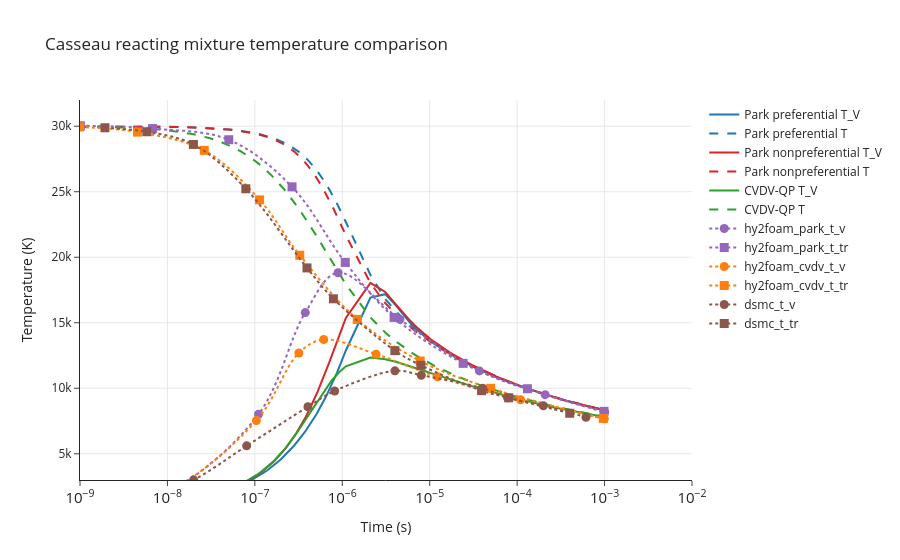
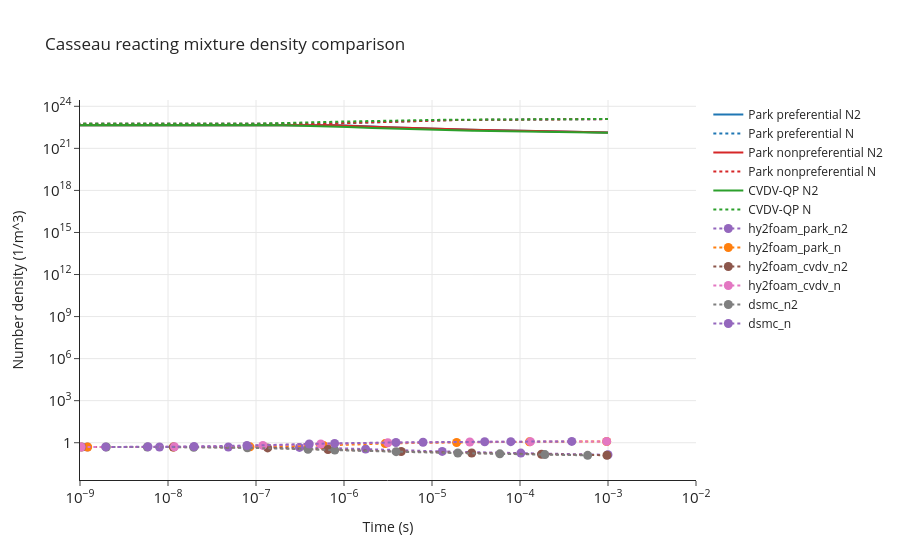

These figures' notebook cell, in order:
### Code cell
make_reacting_temperature_comparison_plot(
    results=reacting_noneq_results,
    reference_csv=RESULTS_DIR / "casseau_figure_3_5_temperature.csv",
    title="Casseau reacting mixture temperature comparison",
    yaxis_range=[3.0e3, 3.2e4],
    xaxis_range=[-9, -2],
)

make_reacting_density_comparison_plot(
    results=reacting_noneq_results,
    reference_csv=RESULTS_DIR / "casseau_figure_3_5_density.csv",
    title="Casseau reacting mixture density comparison",
    xaxis_range=[-9, -2],
)

### Figure 1 — Plotly figure (JSON) as saved in the notebook; plotly's stock layout.template omitted (floating-point values rounded to 4 significant figures; data arrays with more than 128 entries replaced by an {"elided": "..."} marker saying what was removed)
{"data": [{"line": {"color": "#1f77b4"}, "mode": "lines", "name": "Park preferential T_V", "type": "scatter", "x": {"elided": "1108 float values"}, "y": {"elided": "1108 float values"}}, {"line": {"color": "#1f77b4", "dash": "dash"}, "mode": "lines", "name": "Park preferential T", "type": "scatter", "x": {"elided": "1108 float values"}, "y": {"elided": "1108 float values"}}, {"line": {"color": "#d62728"}, "mode": "lines", "name": "Park nonpreferential T_V", "type": "scatter", "x": {"elided": "1108 float values"}, "y": {"elided": "1108 float values"}}, {"line": {"color": "#d62728", "dash": "dash"}, "mode": "lines", "name": "Park nonpreferential T", "type": "scatter", "x": {"elided": "1108 float values"}, "y": {"elided": "1108 float values"}}, {"line": {"color": "#2ca02c"}, "mode": "lines", "name": "CVDV-QP T_V", "type": "scatter", "x": {"elided": "1108 float values"}, "y": {"elided": "1108 float values"}}, {"line": {"color": "#2ca02c", "dash": "dash"}, "mode": "lines", "name": "CVDV-QP T", "type": "scatter", "x": {"elided": "1108 float values"}, "y": {"elided": "1108 float values"}}, {"line": {"dash": "dot", "shape": "spline", "smoothing": 1}, "marker": {"color": "#9467bd", "size": 9, "symbol": "circle"}, "mode": "markers+lines", "name": "hy2foam_park_t_v", "type": "scatter", "x": [1.255e-09, 1.016e-08, 1.101e-07, 3.773e-07, 8.946e-07, 4.557e-06, 3.7e-05, 0.000209, 0.001004], "y": [1237.0, 2138.0, 8019.0, 15770.0, 18820.0, 15260.0, 11330.0, 9512.0, 8180.0]}, {"line": {"dash": "dot", "shape": "spline", "smoothing": 1}, "marker": {"color": "#9467bd", "size": 9, "symbol": "square"}, "mode": "markers+lines", "name": "hy2foam_park_t_tr", "type": "scatter", "x": [1.01e-09, 6.766e-09, 5.033e-08, 2.663e-07, 1.081e-06, 3.914e-06, 2.411e-05, 0.0001312, 0.0009855], "y": [30030.0, 29820.0, 28970.0, 25370.0, 19600.0, 15410.0, 11900.0, 9965.0, 8240.0]}, {"line": {"dash": "dot", "shape": "spline", "smoothing": 1}, "marker": {"color": "#ff7f0e", "size": 9, "symbol": "circle"}, "mode": "markers+lines", "name": "hy2foam_cvdv_t_v", "type": "scatter", "x": [1.209e-09, 9.691e-09, 1.041e-07, 3.185e-07, 6.135e-07, 2.437e-06, 1.228e-05, 0.0001095, 0.0009953], "y": [1177.0, 2108.0, 7536.0, 12700.0, 13720.0, 12600.0, 10880.0, 9121.0, 7667.0]}, {"line": {"dash": "dot", "shape": "spline", "smoothing": 1}, "marker": {"color": "#ff7f0e", "size": 9, "symbol": "square"}, "mode": "markers+lines", "name": "hy2foam_cvdv_t_tr", "type": "scatter", "x": [9.912e-10, 4.539e-09, 2.638e-08, 1.133e-07, 3.262e-07, 1.484e-06, 7.777e-06, 4.972e-05, 0.0009673], "y": [29940.0, 29550.0, 28160.0, 24380.0, 20150.0, 15260.0, 12080.0, 9998.0, 7697.0]}, {"line": {"dash": "dot", "shape": "spline", "smoothing": 1}, "marker": {"color": "#8c564b", "size": 9, "symbol": "circle"}, "mode": "markers+lines", "name": "dsmc_t_v", "type": "scatter", "x": [2e-09, 6.141e-09, 1.995e-08, 8.059e-08, 4.05e-07, 8.18e-07, 3.999e-06, 8.007e-06, 4.034e-05, 7.778e-05, 0.0001994, 0.0006128], "y": [1296.0, 1686.0, 3012.0, 5605.0, 8590.0, 9795.0, 11330.0, 11000.0, 9998.0, 9272.0, 8667.0, 7789.0]}, {"line": {"dash": "dot", "shape": "spline", "smoothing": 1}, "marker": {"color": "#8c564b", "size": 9, "symbol": "square"}, "mode": "markers+lines", "name": "dsmc_t_tr", "type": "scatter", "x": [1.928e-09, 5.812e-09, 1.983e-08, 7.887e-08, 3.948e-07, 7.915e-07, 3.995e-06, 7.927e-06, 3.921e-05, 8.003e-05, 0.0003994], "y": [29880.0, 29580.0, 28610.0, 25230.0, 19180.0, 16830.0, 12870.0, 11750.0, 9817.0, 9272.0, 8092.0]}], "layout": {"title": {"text": "Casseau reacting mixture temperature comparison"}, "xaxis": {"exponentformat": "power", "range": [-9, -2], "showexponent": "all", "showgrid": true, "title": {"text": "Time (s)"}, "type": "log"}, "yaxis": {"range": [3000, 32000], "showgrid": true, "title": {"text": "Temperature (K)"}}}}

### Figure 2 — Plotly figure (JSON) as saved in the notebook; plotly's stock layout.template omitted (floating-point values rounded to 4 significant figures; data arrays with more than 128 entries replaced by an {"elided": "..."} marker saying what was removed)
{"data": [{"line": {"color": "#1f77b4", "dash": "solid"}, "mode": "lines", "name": "Park preferential N2", "type": "scatter", "x": {"elided": "1108 float values"}, "y": {"elided": "1108 float values"}}, {"line": {"color": "#1f77b4", "dash": "dot"}, "mode": "lines", "name": "Park preferential N", "type": "scatter", "x": {"elided": "1108 float values"}, "y": {"elided": "1108 float values"}}, {"line": {"color": "#d62728", "dash": "solid"}, "mode": "lines", "name": "Park nonpreferential N2", "type": "scatter", "x": {"elided": "1108 float values"}, "y": {"elided": "1108 float values"}}, {"line": {"color": "#d62728", "dash": "dot"}, "mode": "lines", "name": "Park nonpreferential N", "type": "scatter", "x": {"elided": "1108 float values"}, "y": {"elided": "1108 float values"}}, {"line": {"color": "#2ca02c", "dash": "solid"}, "mode": "lines", "name": "CVDV-QP N2", "type": "scatter", "x": {"elided": "1108 float values"}, "y": {"elided": "1108 float values"}}, {"line": {"color": "#2ca02c", "dash": "dot"}, "mode": "lines", "name": "CVDV-QP N", "type": "scatter", "x": {"elided": "1108 float values"}, "y": {"elided": "1108 float values"}}, {"line": {"dash": "dot", "shape": "spline", "smoothing": 1}, "marker": {"color": "#9467bd", "size": 9}, "mode": "markers+lines", "name": "hy2foam_park_n2", "type": "scatter", "x": [1.212e-09, 8.01e-09, 4.846e-08, 3.121e-07, 1.76e-06, 1.307e-05, 0.0001023, 0.0009991], "y": [0.4984, 0.4975, 0.4966, 0.4644, 0.3507, 0.2396, 0.1812, 0.1378]}, {"line": {"dash": "dot", "shape": "spline", "smoothing": 1}, "marker": {"color": "#ff7f0e", "size": 9}, "mode": "markers+lines", "name": "hy2foam_park_n", "type": "scatter", "x": [1.222e-09, 1.152e-08, 8.548e-08, 5.85e-07, 2.934e-06, 1.903e-05, 0.000128, 0.0009662], "y": [0.4972, 0.4988, 0.5092, 0.6411, 0.8705, 1.046, 1.15, 1.222]}, {"line": {"dash": "dot", "shape": "spline", "smoothing": 1}, "marker": {"color": "#8c564b", "size": 9}, "mode": "markers+lines", "name": "hy2foam_cvdv_n2", "type": "scatter", "x": [1.042e-09, 1.152e-08, 1.356e-07, 6.578e-07, 4.469e-06, 2.827e-05, 0.0001757, 0.000973], "y": [0.4984, 0.4901, 0.4254, 0.3293, 0.237, 0.1859, 0.1512, 0.1277]}, {"line": {"dash": "dot", "shape": "spline", "smoothing": 1}, "marker": {"color": "#e377c2", "size": 9}, "mode": "markers+lines", "name": "hy2foam_cvdv_n", "type": "scatter", "x": [1.033e-09, 1.183e-08, 1.196e-07, 5.444e-07, 3.147e-06, 2.688e-05, 0.0001314, 0.0009661], "y": [0.4984, 0.5164, 0.6395, 0.8138, 0.9982, 1.128, 1.188, 1.246]}, {"line": {"dash": "dot", "shape": "spline", "smoothing": 1}, "marker": {"color": "#7f7f7f", "size": 9}, "mode": "markers+lines", "name": "dsmc_n2", "type": "scatter", "x": [1.991e-09, 5.821e-09, 1.962e-08, 7.966e-08, 3.898e-07, 7.856e-07, 3.912e-06, 1.965e-05, 5.903e-05, 0.000192, 0.0005869], "y": [0.496, 0.4925, 0.4764, 0.4316, 0.3392, 0.298, 0.2294, 0.1834, 0.161, 0.1425, 0.1251]}, {"line": {"dash": "dot", "shape": "spline", "smoothing": 1}, "marker": {"color": "#9467bd", "size": 9}, "mode": "markers+lines", "name": "dsmc_n", "type": "scatter", "x": [1.956e-09, 5.925e-09, 1.978e-08, 7.886e-08, 4.027e-07, 7.826e-07, 3.892e-06, 7.91e-06, 3.971e-05, 7.858e-05, 0.0003876], "y": [0.501, 0.5125, 0.5403, 0.6282, 0.8176, 0.8966, 1.04, 1.085, 1.163, 1.184, 1.237]}], "layout": {"title": {"text": "Casseau reacting mixture density comparison"}, "xaxis": {"exponentformat": "power", "range": [-9, -2], "showexponent": "all", "showgrid": true, "title": {"text": "Time (s)"}, "type": "log"}, "yaxis": {"exponentformat": "power", "showexponent": "all", "showgrid": true, "title": {"text": "Number density (1/m^3)"}, "type": "log"}}}
